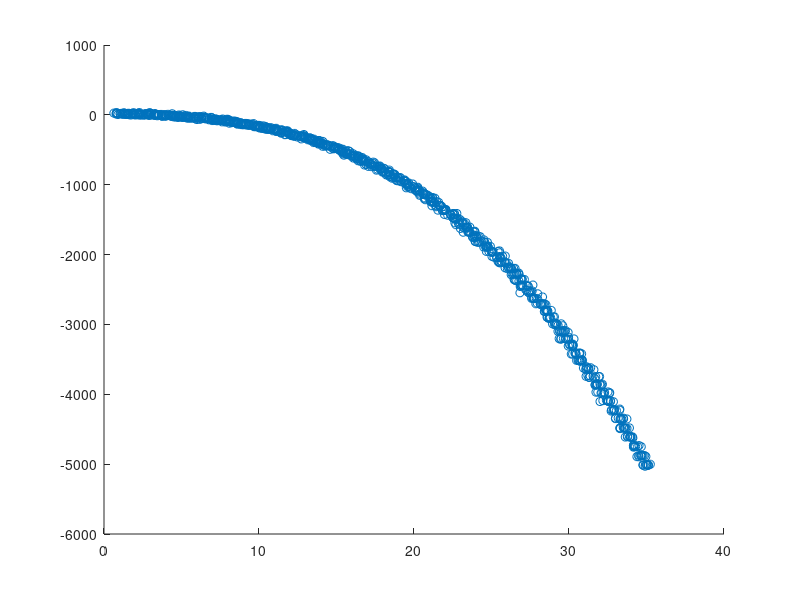

Recreate this plot in MATLAB. (Note: this script raises an error after producing the figure.)
%TestModelSelection

clear all

noiz = [0,0.2,1,1];
modelnoiz = 10;

nn = 100;
range = [1,35];

x0 = linspace(range(1),range(2),nn)';

params = [23;-4;-0.5;-0.1]

XAllog = [ones(nn,1), x0, x0.^2, x0.^3, x0.^4,  x0.^5,  x0.^6,  x0.^7];

Xreg = XAllog(:,[1:4]);

[NN,SS] = size(Xreg)

X = [];
Y = [];
for ii = 1:10
    rng('shuffle')
    Xt = Xreg + randn(NN,SS).*repmat(noiz,NN,1);
    Yt = Xt*params + randn(NN,1).*modelnoiz;
    X = [X; Xt];
    Y = [Y; Yt];
end


scatter(X(:,2),Y,'r.')

%%

[idxtrain, idxval, idxtest]  = dividerand(size(X,1),0.7,0.15,0.15);

%return sub sampled vector
trainX = XAll(idxtrain,:);
valX= XAll(idxval,:);
testX = XAll(idxtest,:);
trainY = Y(idxtrain,:);
valY= Y(idxval,:);
testY = Y(idxtest,:);

figure
scatter(trainX(:,2),trainY,'r.')
title('train')

figure
scatter(testX(:,2),testY,'b.')
title('validate')

%% functionized
rng('shuffle')

XAll = [X, X(:,2).^4,  X(:,2).^5,  X(:,2).^6,  X(:,2).^7];

[bestModel, minRMS, bestParams,bestCoords,~] = ModelSelection(XAll,Y)

Xro = XAllog(:,[bestModel]);
Yro = Xro * bestParams;

figure
plot(Xro(:,2),Yro,'r-+')
hold on
scatter(X(:,2),Y,'b.')
hold off
legend('best model','train')
